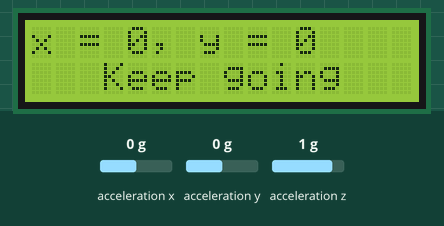
This sketch was run on a simulated Arduino Uno, built with avr-gcc and run on an emulated ATmega328P. Shown: 16×2 character LCD. Wiring (inferred from the names in the program): MPU-6050 motion sensor at I2C address 0x68. Inputs (shaded band) come from the test bench; at power-on: acceleration x 0 g, acceleration y 0 g, acceleration z 1 g.

Above: at 8.2 s.
8.3 s: acceleration x set to -1.4 g
At 9.7 s:
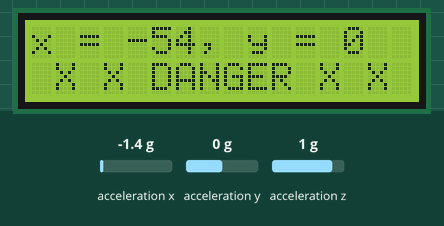
10.2 s: acceleration y set to -1.4 g
At 10.9 s:
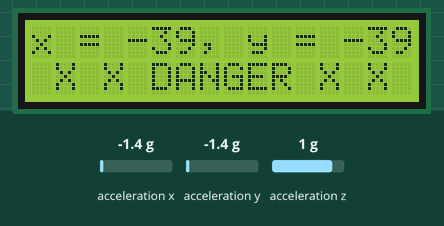
11.8 s: acceleration z set to -1.4 g
At 12.3 s:
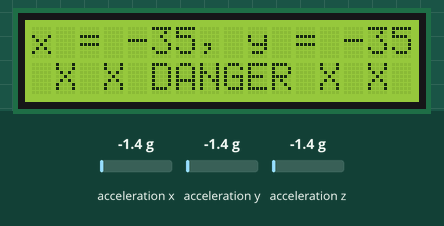
13.4 s: acceleration x set to -0.8 g
At 14.9 s:
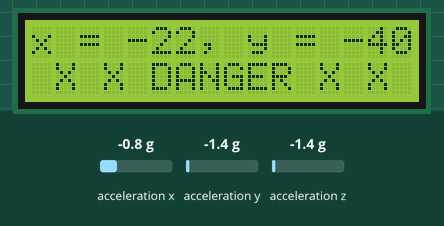
Timing chart, 0 to 16.0 s (numbered marks = the images above; inputs shaded):
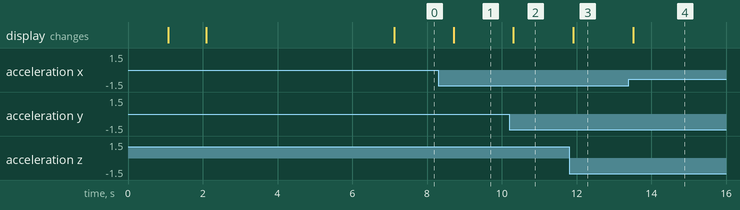

Measured:
- after the input at 8.3 s, the display: changes after 0.41 s (image 1)
- after the input at 10.2 s, the display: changes after 0.11 s (image 2)
- after the input at 11.8 s, the display: changes after 0.12 s (image 3)
- after the input at 13.4 s, the display: changes after 0.12 s (image 4)

The sketch:

balanceDisc.ino
```cpp
// libaries
#include <SPI.h>
#include <Wire.h>
#include <LiquidCrystal_I2C.h>

#define MPU 0x68  // I2C address of the MPU-6050
#define LCDADD 0x3f // I2C address of the lcd-display

LiquidCrystal_I2C lcd(LCDADD, 2, 1, 0, 4, 5, 6, 7, 3, POSITIVE);

// variables
double AcX,AcY,AcZ;
int pitch, roll;

// SETUP
void setup() {
  init_MPU(); // Init MPU6050
  init_LCD(); // Init display
  delay(5000);
}


// LOOP
void loop() {
  FunctionsMPU(); // get the values for the axis AcX, AcY, AcZ

  roll = FunctionsPitchRoll(AcX, AcY, AcZ);   // calculate the roll-value
  pitch = FunctionsPitchRoll(AcY, AcX, AcZ);  // calculate the pitch-value

  writeOutput(roll, pitch);

  delay(500);
}


// Init MPU6050
void init_MPU() {
  Wire.begin();
  Wire.beginTransmission(MPU);
  Wire.write(0x6B);  // PWR_MGMT_1 register
  Wire.write(0);     // set to zero (wakes up the MPU-6050)
  Wire.endTransmission(true);
  delay(1000);
}

void init_LCD() {
  lcd.begin(16,2); // Init 16x2 LCD-Display
  lcd.backlight(); // backlight on

//-------- Write characters on the display ------------------
// NOTE: Cursor Position: (CHAR, LINE) start at 0
  lcd.setCursor(0,0); //Start at character 0 on line 0
  lcd.print("  Balance-Disc");
  delay(1000);
  lcd.setCursor(0,1);
  lcd.print("   Have fun :)");
}

// function to calculate the angles for pitch and roll
double FunctionsPitchRoll(double A, double B, double C) {
  double dataA, dataB, value;
  dataA = A;
  dataB = (B*B) + (C*C);
  dataB = sqrt(dataB);

  value = atan2(dataA, dataB);
  value = value * 180 / PI;

  return (int)value;
}

// function to get the values for the axis X, Y, Z from MPU6050
void FunctionsMPU() {
  Wire.beginTransmission(MPU);
  Wire.write(0x3B);  // starting with register 0x3B (ACCEL_XOUT_H)
  Wire.endTransmission(false);
  Wire.requestFrom(MPU,6,true);  // request a total of 14 registers
  AcX=Wire.read()<<8|Wire.read();  // 0x3B (ACCEL_XOUT_H) & 0x3C (ACCEL_XOUT_L)
  AcY=Wire.read()<<8|Wire.read();  // 0x3D (ACCEL_YOUT_H) & 0x3E (ACCEL_YOUT_L)
  AcZ=Wire.read()<<8|Wire.read();  // 0x3D (ACCEL_YOUT_H) & 0x3E (ACCEL_YOUT_L)
}


// function to organize the output to the LCD-Display
void writeOutput(int xAng, int yAng) {
  String line1 = "x = " + String(xAng) + ", y = " + String(yAng);

  lcd.clear();
  lcd.setCursor(0,0); //Start at character 0 on line 0
  lcd.print(line1);
  lcd.setCursor(0,1);
  if (xAng > 20 || yAng > 20 || xAng < -20 || yAng < -20) {
    lcd.print(" X X DANGER X X");
  }
  else if (xAng > 10 || yAng > 10 || xAng < -10 || yAng < -10) {
    lcd.print("   Take care!");
  }
  else {
    lcd.print("   Keep going");
  }

}
```
